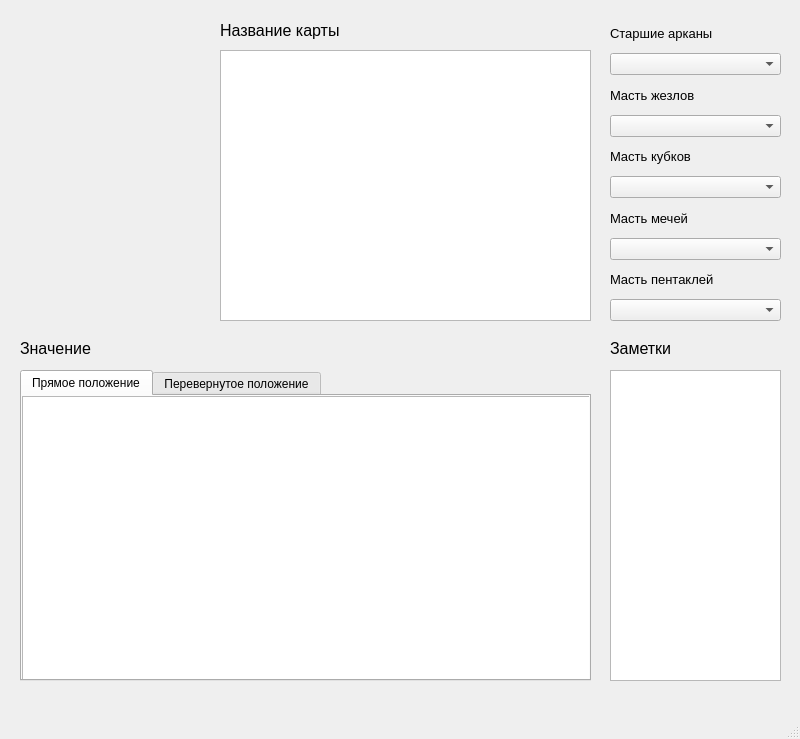
<?xml version="1.0" encoding="UTF-8"?>
<ui version="4.0">
 <class>MainWindow</class>
 <widget class="QMainWindow" name="MainWindow">
  <property name="geometry">
   <rect>
    <x>0</x>
    <y>0</y>
    <width>800</width>
    <height>739</height>
   </rect>
  </property>
  <property name="windowTitle">
   <string>MainWindow</string>
  </property>
  <widget class="QWidget" name="centralwidget">
   <widget class="QLabel" name="name">
    <property name="geometry">
     <rect>
      <x>220</x>
      <y>20</y>
      <width>371</width>
      <height>21</height>
     </rect>
    </property>
    <property name="font">
     <font>
      <pointsize>12</pointsize>
     </font>
    </property>
    <property name="text">
     <string>Название карты</string>
    </property>
   </widget>
   <widget class="QPlainTextEdit" name="description">
    <property name="enabled">
     <bool>true</bool>
    </property>
    <property name="geometry">
     <rect>
      <x>220</x>
      <y>50</y>
      <width>371</width>
      <height>271</height>
     </rect>
    </property>
    <property name="font">
     <font>
      <pointsize>9</pointsize>
     </font>
    </property>
    <property name="readOnly">
     <bool>true</bool>
    </property>
   </widget>
   <widget class="QLabel" name="image">
    <property name="enabled">
     <bool>true</bool>
    </property>
    <property name="geometry">
     <rect>
      <x>20</x>
      <y>20</y>
      <width>181</width>
      <height>301</height>
     </rect>
    </property>
    <property name="lineWidth">
     <number>2</number>
    </property>
    <property name="text">
     <string/>
    </property>
   </widget>
   <widget class="QWidget" name="verticalLayoutWidget">
    <property name="geometry">
     <rect>
      <x>610</x>
      <y>20</y>
      <width>171</width>
      <height>301</height>
     </rect>
    </property>
    <layout class="QVBoxLayout" name="verticalLayout">
     <item>
      <widget class="QLabel" name="label_2">
       <property name="font">
        <font>
         <pointsize>10</pointsize>
        </font>
       </property>
       <property name="text">
        <string>Старшие арканы</string>
       </property>
      </widget>
     </item>
     <item>
      <widget class="QComboBox" name="senior">
       <property name="currentText">
        <string/>
       </property>
       <item>
        <property name="text">
         <string/>
        </property>
       </item>
       <item>
        <property name="text">
         <string>Аркан 0. Шут</string>
        </property>
       </item>
       <item>
        <property name="text">
         <string>Аркан I. Маг</string>
        </property>
       </item>
       <item>
        <property name="text">
         <string>Аркан II. Верховная Жрица</string>
        </property>
       </item>
       <item>
        <property name="text">
         <string>Аркан III. Императрица</string>
        </property>
       </item>
       <item>
        <property name="text">
         <string>Аркан IV. Император</string>
        </property>
       </item>
       <item>
        <property name="text">
         <string>Аркан V. Иерофант</string>
        </property>
       </item>
       <item>
        <property name="text">
         <string>Аркан VI. Влюбленные</string>
        </property>
       </item>
       <item>
        <property name="text">
         <string>Аркан VII. Колесница</string>
        </property>
       </item>
       <item>
        <property name="text">
         <string>Аркан VIII. Сила</string>
        </property>
       </item>
       <item>
        <property name="text">
         <string>Аркан IX. Отшельник</string>
        </property>
       </item>
       <item>
        <property name="text">
         <string>Аркан X. Колесо Фортуны</string>
        </property>
       </item>
       <item>
        <property name="text">
         <string>Аркан XI. Справедливость</string>
        </property>
       </item>
       <item>
        <property name="text">
         <string>Аркан XII. Повешенный</string>
        </property>
       </item>
       <item>
        <property name="text">
         <string>Аркан XIII. Смерть</string>
        </property>
       </item>
       <item>
        <property name="text">
         <string>Аркан XIV. Умеренность</string>
        </property>
       </item>
       <item>
        <property name="text">
         <string>Аркан XV. Дьявол</string>
        </property>
       </item>
       <item>
        <property name="text">
         <string>Аркан XVI. Башня</string>
        </property>
       </item>
       <item>
        <property name="text">
         <string>Аркан XVII. Звезда</string>
        </property>
       </item>
       <item>
        <property name="text">
         <string>Аркан XVIII. Луна</string>
        </property>
       </item>
       <item>
        <property name="text">
         <string>Аркан XIX. Солнце</string>
        </property>
       </item>
       <item>
        <property name="text">
         <string>Аркан XX. Страшный Суд</string>
        </property>
       </item>
       <item>
        <property name="text">
         <string>Аркан XXI. Мир</string>
        </property>
       </item>
      </widget>
     </item>
     <item>
      <widget class="QLabel" name="label_3">
       <property name="font">
        <font>
         <pointsize>10</pointsize>
        </font>
       </property>
       <property name="text">
        <string>Масть жезлов</string>
       </property>
      </widget>
     </item>
     <item>
      <widget class="QComboBox" name="wands"/>
     </item>
     <item>
      <widget class="QLabel" name="label_4">
       <property name="font">
        <font>
         <pointsize>10</pointsize>
        </font>
       </property>
       <property name="text">
        <string>Масть кубков</string>
       </property>
      </widget>
     </item>
     <item>
      <widget class="QComboBox" name="cups"/>
     </item>
     <item>
      <widget class="QLabel" name="label_5">
       <property name="font">
        <font>
         <pointsize>10</pointsize>
        </font>
       </property>
       <property name="text">
        <string>Масть мечей</string>
       </property>
      </widget>
     </item>
     <item>
      <widget class="QComboBox" name="swords"/>
     </item>
     <item>
      <widget class="QLabel" name="label_6">
       <property name="font">
        <font>
         <pointsize>10</pointsize>
        </font>
       </property>
       <property name="text">
        <string>Масть пентаклей</string>
       </property>
      </widget>
     </item>
     <item>
      <widget class="QComboBox" name="pentacles"/>
     </item>
    </layout>
   </widget>
   <widget class="QPlainTextEdit" name="notes">
    <property name="geometry">
     <rect>
      <x>610</x>
      <y>370</y>
      <width>171</width>
      <height>311</height>
     </rect>
    </property>
    <property name="font">
     <font>
      <pointsize>9</pointsize>
     </font>
    </property>
   </widget>
   <widget class="QLabel" name="label_7">
    <property name="geometry">
     <rect>
      <x>610</x>
      <y>340</y>
      <width>171</width>
      <height>16</height>
     </rect>
    </property>
    <property name="font">
     <font>
      <pointsize>12</pointsize>
     </font>
    </property>
    <property name="text">
     <string>Заметки</string>
    </property>
   </widget>
   <widget class="QLabel" name="label_8">
    <property name="geometry">
     <rect>
      <x>20</x>
      <y>340</y>
      <width>151</width>
      <height>16</height>
     </rect>
    </property>
    <property name="font">
     <font>
      <pointsize>12</pointsize>
     </font>
    </property>
    <property name="text">
     <string>Значение</string>
    </property>
   </widget>
   <widget class="QTabWidget" name="meaning">
    <property name="geometry">
     <rect>
      <x>20</x>
      <y>370</y>
      <width>571</width>
      <height>311</height>
     </rect>
    </property>
    <property name="currentIndex">
     <number>0</number>
    </property>
    <widget class="QWidget" name="tab">
     <attribute name="title">
      <string>Прямое положение</string>
     </attribute>
     <widget class="QPlainTextEdit" name="direct">
      <property name="geometry">
       <rect>
        <x>0</x>
        <y>0</y>
        <width>571</width>
        <height>291</height>
       </rect>
      </property>
      <property name="font">
       <font>
        <pointsize>9</pointsize>
       </font>
      </property>
      <property name="readOnly">
       <bool>true</bool>
      </property>
     </widget>
    </widget>
    <widget class="QWidget" name="tab_2">
     <attribute name="title">
      <string>Перевернутое положение</string>
     </attribute>
     <widget class="QPlainTextEdit" name="inverted">
      <property name="geometry">
       <rect>
        <x>0</x>
        <y>0</y>
        <width>571</width>
        <height>291</height>
       </rect>
      </property>
      <property name="font">
       <font>
        <pointsize>9</pointsize>
       </font>
      </property>
      <property name="readOnly">
       <bool>true</bool>
      </property>
     </widget>
    </widget>
   </widget>
  </widget>
  <widget class="QMenuBar" name="menubar">
   <property name="geometry">
    <rect>
     <x>0</x>
     <y>0</y>
     <width>800</width>
     <height>21</height>
    </rect>
   </property>
  </widget>
  <widget class="QStatusBar" name="statusbar"/>
 </widget>
 <resources/>
 <connections/>
</ui>
